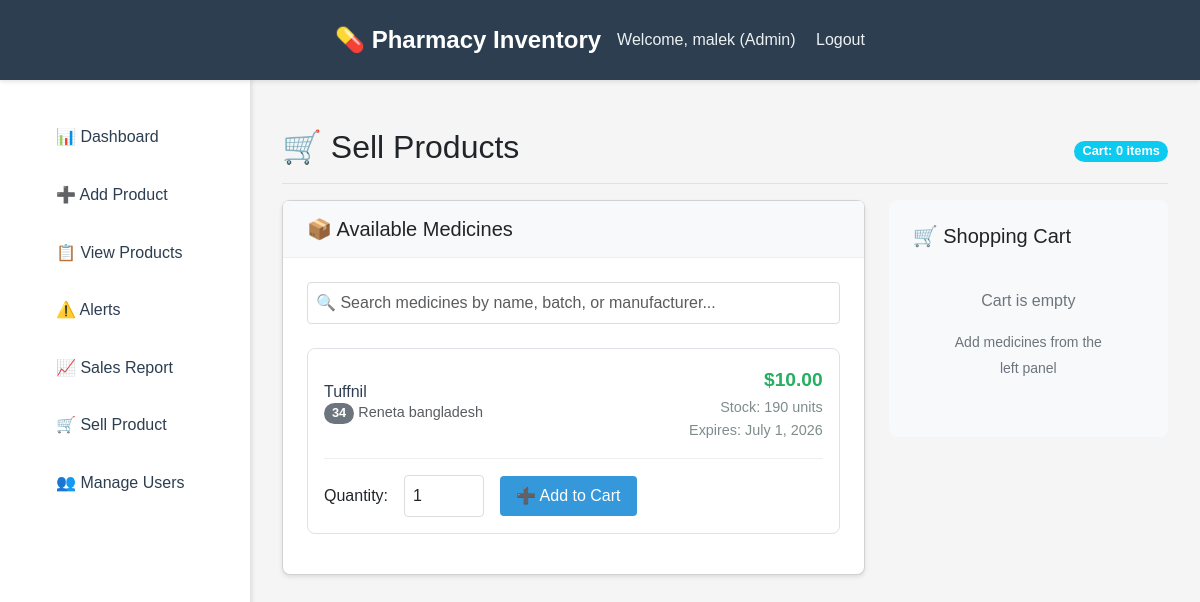
The app's page /sell/ (signed in) with its own data.
### inventory/models.py (models this page shows, shortened)
class UserProfile(models.Model):
    ROLE_CHOICES = [
        ('admin', 'Admin'),
        ('manager', 'Manager'),
        ('sales_staff', 'Sales Staff'),
    ]
    user = models.OneToOneField(User, on_delete=models.CASCADE)
    role = models.CharField(max_length=20, choices=ROLE_CHOICES, default='sales_staff')
    phone = models.CharField(max_length=15, blank=True)

class Medicine(models.Model):
    name = models.CharField(max_length=200)
    batch_number = models.CharField(max_length=100)
    quantity = models.IntegerField()
    expiry_date = models.DateField()
    price = models.DecimalField(max_digits=10, decimal_places=2)
    manufacturer = models.CharField(max_length=200)
    created_at = models.DateTimeField(auto_now_add=True)
    updated_at = models.DateTimeField(auto_now=True)
    class Meta:
        unique_together = ['name', 'batch_number']

### inventory/views.py (the view, shortened to what this page needs)
# urls.py: path('sell/', views.sell_product, name='sell_product'),
@login_required
def sell_product(request):
    available_medicines = Medicine.objects.filter(
        quantity__gt=0,
        expiry_date__gt=timezone.now().date()
    ).order_by('name')
    return render(request, 'inventory/sell_product.html', {
        'available_medicines': available_medicines
    })

### templates/inventory/sell_product.html (shortened to what this page needs)
{% extends 'base.html' %}
{% block content %}
<div class="d-flex justify-content-between flex-wrap flex-md-nowrap align-items-center pt-3 pb-2 mb-3 border-bottom">
    <h1 class="h2">🛒 Sell Products</h1>
    <div class="btn-toolbar mb-2 mb-md-0">
        <span class="badge bg-info" id="cart-count">Cart: 0 items</span>
    </div>
</div>
<div class="row">
    <div class="col-md-8">
        <div class="card">
            <div class="card-header">
                <h5 class="mb-0">📦 Available Medicines</h5>
            </div>
            <div class="card-body">
                <div class="search-box">
                    <input type="text" class="form-control" id="medicine-search" placeholder="🔍 Search medicines by name, batch, or manufacturer...">
                </div>
                <div class="medicine-grid" id="medicines-container">
                    {% for medicine in available_medicines %}
                    <div class="medicine-card" data-medicine-id="{{ medicine.id }}" data-search-text="{{ medicine.name|lower }} {{ medicine.batch_number|lower }} {{ medicine.manufacturer|lower }}">
                        <div class="medicine-info">
                            <div class="medicine-details">
                                <h6>{{ medicine.name }}</h6>
                                <div class="medicine-meta">
                                    <span class="badge bg-secondary">{{ medicine.batch_number }}</span>
                                    <span class="text-muted">{{ medicine.manufacturer }}</span>
                                </div>
                            </div>
                            <div class="text-end">
                                <div class="price-tag">${{ medicine.price }}</div>
                                <div class="stock-info">Stock: {{ medicine.quantity }} units</div>
                                <div class="stock-info">Expires: {{ medicine.expiry_date }}</div>
                            </div>
                        </div>
                        <div class="add-to-cart-section">
                            <label class="form-label mb-0">Quantity:</label>
                            <input type="number" class="form-control quantity-input" min="1" max="{{ medicine.quantity }}" value="1" id="qty-{{ medicine.id }}">
                            <button type="button" class="btn btn-primary btn-add-to-cart" onclick="addToCart({{ medicine.id }})">
                                ➕ Add to Cart
                            </button>
                        </div>
                    </div>
                    {% empty %}
                    <div class="empty-cart">
                        <h5>No medicines available</h5>
                        <p>No medicines are currently in stock or all have expired.</p>
                    </div>
                    {% endfor %}
                </div>
            </div>
        </div>
    </div>
    <div class="col-md-4">
        <div class="cart-section">
            <h5>🛒 Shopping Cart</h5>
            <div id="cart-items">
                <div class="empty-cart">
                    <p>Cart is empty</p>
                    <small>Add medicines from the left panel</small>
                </div>
            </div>
        </div>
    </div>
</div>
{% endblock %}

### templates/base.html (shortened to what this page needs)
<!DOCTYPE html>
<html lang="en">
<head>
    <link href="https://cdn.jsdelivr.net/npm/bootstrap@5.3.3/dist/css/bootstrap.min.css" rel="stylesheet">
</head>
<body>
    {% if user.is_authenticated %}
    <nav class="navbar">
        <div class="navbar-content">
            <a href="{% url 'dashboard' %}" class="navbar-brand">
                💊 Pharmacy Inventory
            </a>
            <div class="navbar-user">
                Welcome, {{ user.get_full_name|default:user.username }}
                {% if user.userprofile %}
                    ({{ user.userprofile.get_role_display }})
                {% endif %}
                <a href="{% url 'logout' %}">Logout</a>
            </div>
        </div>
    </nav>
    <div class="main-content">
        <nav class="sidebar">
            <ul>
                <li><a href="{% url 'dashboard' %}">📊 Dashboard</a></li>
                {% if user.userprofile.role != 'sales_staff' %}
                <li><a href="{% url 'add_product' %}">➕ Add Product</a></li>
                <li><a href="{% url 'product_list' %}">📋 View Products</a></li>
                <li><a href="{% url 'alerts' %}">⚠️ Alerts</a></li>
                <li><a href="{% url 'sales_report' %}">📈 Sales Report</a></li>
                {% endif %}
                <li><a href="{% url 'sell_product' %}">🛒 Sell Product</a></li>
                {% if user.userprofile.role == 'admin' %}
                <li><a href="{% url 'manage_users' %}">👥 Manage Users</a></li>
                {% endif %}
            </ul>
        </nav>
        <main class="content">
            {% block content %}
            {% endblock %}
        </main>
    </div>
    {% else %}
        {% comment %} {% block content %}
        {% endblock %} {% endcomment %}
    {% endif %}
</body>
</html>

### templates/base.html (style rules this page uses)
* { margin: 0; padding: 0; box-sizing: border-box; }
body { font-family: Arial, sans-serif; background-color: #f5f5f5; line-height: 1.6; }
.navbar { background-color: #2c3e50; color: white; padding: 1rem 0; box-shadow: 0 2px 4px rgba(0,0,0,0.1); }
.navbar-content { max-width: 1200px; margin: 0 auto; display: flex; justify-content: space-between; align-items: center; padding: 0 1rem; }
.navbar-brand { font-size: 1.5rem; font-weight: bold; text-decoration: none; color: white; }
.navbar-user { color: #ecf0f1; }
.navbar-user a { color: #ecf0f1; text-decoration: none; margin-left: 1rem; }
.main-content { display: flex; min-height: calc(100vh - 70px); }
.sidebar { width: 250px; background: white; padding: 2rem 0; box-shadow: 2px 0 4px rgba(0,0,0,0.1); }
.sidebar ul { list-style: none; }
.sidebar li { margin-bottom: 0.5rem; }
.sidebar a { display: block; padding: 0.75rem 1.5rem; color: #2c3e50; text-decoration: none; transition: background 0.3s; }
.content { flex: 1; padding: 2rem; }
.btn { display: inline-block; padding: 0.5rem 1rem; background: #3498db; color: white; text-decoration: none; border-radius: 4px; border: none; cursor: pointer; transition: background 0.3s; }
.card { background: white; border-radius: 8px; box-shadow: 0 2px 4px rgba(0,0,0,0.1); margin-bottom: 2rem; }
.card-header { padding: 1rem 1.5rem; border-bottom: 1px solid #ecf0f1; font-weight: bold; background: #f8f9fa; }
.card-body { padding: 1.5rem; }
.form-control { width: 100%; padding: 0.5rem; border: 1px solid #ddd; border-radius: 4px; font-size: 1rem; }
.badge { display: inline-block; padding: 0.25rem 0.5rem; font-size: 0.8rem; border-radius: 12px; color: white; }

### templates/inventory/sell_product.html (style rules this page uses)
.cart-section { background: #f8f9fa; border-radius: 8px; padding: 1.5rem; margin-bottom: 2rem; }
.medicine-card { border: 1px solid #dee2e6; border-radius: 8px; padding: 1rem; margin-bottom: 1rem; background: white; transition: all 0.3s ease; }
.medicine-info { display: flex; justify-content: space-between; align-items: center; }
.medicine-details h6 { margin: 0; color: #2c3e50; }
.medicine-meta { font-size: 0.9rem; color: #6c757d; }
.price-tag { font-size: 1.2rem; font-weight: bold; color: #27ae60; }
.stock-info { font-size: 0.9rem; color: #7f8c8d; }
.add-to-cart-section { display: flex; align-items: center; gap: 1rem; margin-top: 1rem; padding-top: 1rem; border-top: 1px solid #eee; }
.quantity-input { width: 80px; }
.empty-cart { text-align: center; padding: 2rem; color: #6c757d; }
.btn-add-to-cart { background: #3498db; border-color: #3498db; }
.search-box { margin-bottom: 1.5rem; }
.medicine-grid { max-height: 600px; overflow-y: auto; }

### records on screen
Medicine: name "Tuffnil", batch_number "34", manufacturer "Reneta bangladesh", price "10.00", quantity "190", expiry_date "July 1, 2026"

### other values on screen
{{ user.get_full_name|default:user.username }} "malek"
{{ user.userprofile.get_role_display }} "Admin"
